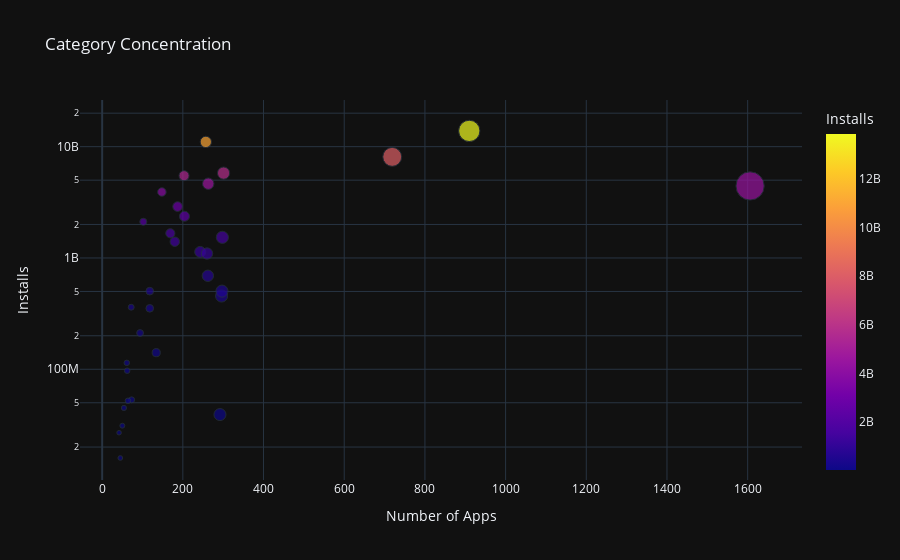

The code cell stored with this chart in its notebook:
### Code cell
scatter = px.scatter(
    cat_merged_df,
    x='App',
    y='Installs',
    title='Category Concentration',
    size='App',
    hover_name=cat_merged_df.index,
    color='Installs'
)

scatter.update_layout(xaxis_title='Number of Apps', yaxis_title="Installs", yaxis=dict(type='log'))

scatter.show()

### Figure 1 — Plotly figure (JSON) as saved in the notebook; plotly's stock layout.template omitted (floating-point values rounded to 4 significant figures)
{"data": [{"hovertemplate": "<b>%{hovertext}</b><br><br>App=%{marker.size}<br>Installs=%{marker.color}<extra></extra>", "hovertext": ["ART_AND_DESIGN", "AUTO_AND_VEHICLES", "BEAUTY", "BOOKS_AND_REFERENCE", "BUSINESS", "COMICS", "COMMUNICATION", "DATING", "EDUCATION", "ENTERTAINMENT", "EVENTS", "FAMILY", "FINANCE", "FOOD_AND_DRINK", "GAME", "HEALTH_AND_FITNESS", "HOUSE_AND_HOME", "LIBRARIES_AND_DEMO", "LIFESTYLE", "MAPS_AND_NAVIGATION", "MEDICAL", "NEWS_AND_MAGAZINES", "PARENTING", "PERSONALIZATION", "PHOTOGRAPHY", "PRODUCTIVITY", "SHOPPING", "SOCIAL", "SPORTS", "TOOLS", "TRAVEL_AND_LOCAL", "VIDEO_PLAYERS", "WEATHER"], "legendgroup": "", "marker": {"color": [114233100, 53129800, 26916200, 1665791655, 692018120, 44931100, 11039241530, 140912410, 352852000, 2113660000, 15949410, 4437554490, 455249400, 211677750, 13858762717, 1134006220, 97082000, 52083000, 503611120, 503267560, 39162676, 2369110650, 31116110, 1532352930, 4649143130, 5788070180, 1400331540, 5487841475, 1096431465, 8099724500, 2894859300, 3916897200, 361096500], "coloraxis": "coloraxis", "size": [61, 73, 42, 169, 262, 54, 257, 134, 118, 102, 45, 1606, 296, 94, 910, 243, 62, 64, 297, 118, 292, 204, 50, 298, 263, 301, 180, 203, 260, 719, 187, 148, 72], "sizemode": "area", "sizeref": 4.015, "symbol": "circle"}, "mode": "markers", "name": "", "orientation": "v", "showlegend": false, "x": [61, 73, 42, 169, 262, 54, 257, 134, 118, 102, 45, 1606, 296, 94, 910, 243, 62, 64, 297, 118, 292, 204, 50, 298, 263, 301, 180, 203, 260, 719, 187, 148, 72], "xaxis": "x", "y": [114233100, 53129800, 26916200, 1665791655, 692018120, 44931100, 11039241530, 140912410, 352852000, 2113660000, 15949410, 4437554490, 455249400, 211677750, 13858762717, 1134006220, 97082000, 52083000, 503611120, 503267560, 39162676, 2369110650, 31116110, 1532352930, 4649143130, 5788070180, 1400331540, 5487841475, 1096431465, 8099724500, 2894859300, 3916897200, 361096500], "yaxis": "y", "type": "scatter"}], "layout": {"xaxis": {"anchor": "y", "domain": [0.0, 1.0], "title": {"text": "Number of Apps"}}, "yaxis": {"anchor": "x", "domain": [0.0, 1.0], "title": {"text": "Installs"}, "type": "log"}, "coloraxis": {"colorbar": {"title": {"text": "Installs"}}, "colorscale": [[0.0, "#0d0887"], [0.1111, "#46039f"], [0.2222, "#7201a8"], [0.3333, "#9c179e"], [0.4444, "#bd3786"], [0.5556, "#d8576b"], [0.6667, "#ed7953"], [0.7778, "#fb9f3a"], [0.8889, "#fdca26"], [1.0, "#f0f921"]]}, "legend": {"tracegroupgap": 0, "itemsizing": "constant"}, "title": {"text": "Category Concentration"}}}
